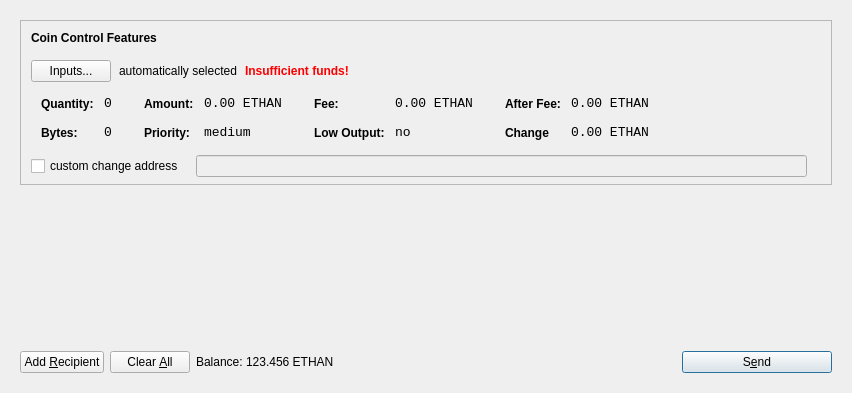
<?xml version="1.0" encoding="UTF-8"?>
<ui version="4.0">
 <class>SendCoinsDialog</class>
 <widget class="QDialog" name="SendCoinsDialog">
  <property name="geometry">
   <rect>
    <x>0</x>
    <y>0</y>
    <width>849</width>
    <height>393</height>
   </rect>
  </property>
  <property name="windowTitle">
   <string>Send Coins</string>
  </property>
  <layout class="QVBoxLayout" name="verticalLayout">
   <item>
    <widget class="QFrame" name="frameMain">
     <layout class="QVBoxLayout" name="verticalLayout_3">
      <item>
       <widget class="QFrame" name="frameCoinControl">
        <property name="sizePolicy">
         <sizepolicy hsizetype="Expanding" vsizetype="Expanding">
          <horstretch>0</horstretch>
          <verstretch>0</verstretch>
         </sizepolicy>
        </property>
        <property name="maximumSize">
         <size>
          <width>16777215</width>
          <height>16777215</height>
         </size>
        </property>
        <property name="frameShape">
         <enum>QFrame::StyledPanel</enum>
        </property>
        <property name="frameShadow">
         <enum>QFrame::Sunken</enum>
        </property>
        <layout class="QVBoxLayout" name="verticalLayoutCoinControl2">
         <property name="spacing">
          <number>6</number>
         </property>
         <property name="leftMargin">
          <number>0</number>
         </property>
         <property name="topMargin">
          <number>0</number>
         </property>
         <property name="rightMargin">
          <number>0</number>
         </property>
         <property name="bottomMargin">
          <number>6</number>
         </property>
         <item>
          <layout class="QVBoxLayout" name="verticalLayoutCoinControl" stretch="0,0,0,0,1">
           <property name="spacing">
            <number>0</number>
           </property>
           <property name="leftMargin">
            <number>10</number>
           </property>
           <property name="topMargin">
            <number>10</number>
           </property>
           <item>
            <layout class="QHBoxLayout" name="horizontalLayoutCoinControl1">
             <property name="bottomMargin">
              <number>15</number>
             </property>
             <item>
              <widget class="QLabel" name="labelCoinControlFeatures">
               <property name="sizePolicy">
                <sizepolicy hsizetype="Preferred" vsizetype="Maximum">
                 <horstretch>0</horstretch>
                 <verstretch>0</verstretch>
                </sizepolicy>
               </property>
               <property name="font">
                <font>
                 <weight>75</weight>
                 <bold>true</bold>
                </font>
               </property>
               <property name="styleSheet">
                <string notr="true">font-weight:bold;</string>
               </property>
               <property name="text">
                <string>Coin Control Features</string>
               </property>
              </widget>
             </item>
            </layout>
           </item>
           <item>
            <layout class="QHBoxLayout" name="horizontalLayoutCoinControl2" stretch="0,0,0,0">
             <property name="spacing">
              <number>8</number>
             </property>
             <property name="bottomMargin">
              <number>10</number>
             </property>
             <item>
              <widget class="QPushButton" name="pushButtonCoinControl">
               <property name="styleSheet">
                <string notr="true"/>
               </property>
               <property name="text">
                <string>Inputs...</string>
               </property>
              </widget>
             </item>
             <item>
              <widget class="QLabel" name="labelCoinControlAutomaticallySelected">
               <property name="text">
                <string>automatically selected</string>
               </property>
               <property name="margin">
                <number>5</number>
               </property>
              </widget>
             </item>
             <item>
              <widget class="QLabel" name="labelCoinControlInsuffFunds">
               <property name="font">
                <font>
                 <weight>75</weight>
                 <bold>true</bold>
                </font>
               </property>
               <property name="styleSheet">
                <string notr="true">color:red;font-weight:bold;</string>
               </property>
               <property name="text">
                <string>Insufficient funds!</string>
               </property>
               <property name="margin">
                <number>5</number>
               </property>
              </widget>
             </item>
             <item>
              <spacer name="horizontalSpacerCoinControl">
               <property name="orientation">
                <enum>Qt::Horizontal</enum>
               </property>
               <property name="sizeHint" stdset="0">
                <size>
                 <width>40</width>
                 <height>1</height>
                </size>
               </property>
              </spacer>
             </item>
            </layout>
           </item>
           <item>
            <widget class="QWidget" name="widgetCoinControl" native="true">
             <property name="sizePolicy">
              <sizepolicy hsizetype="Preferred" vsizetype="Preferred">
               <horstretch>0</horstretch>
               <verstretch>0</verstretch>
              </sizepolicy>
             </property>
             <property name="minimumSize">
              <size>
               <width>0</width>
               <height>0</height>
              </size>
             </property>
             <property name="styleSheet">
              <string notr="true"/>
             </property>
             <layout class="QHBoxLayout" name="horizontalLayoutCoinControl5">
              <property name="leftMargin">
               <number>0</number>
              </property>
              <property name="topMargin">
               <number>0</number>
              </property>
              <property name="rightMargin">
               <number>0</number>
              </property>
              <property name="bottomMargin">
               <number>0</number>
              </property>
              <item>
               <layout class="QHBoxLayout" name="horizontalLayoutCoinControl3" stretch="0,0,0,1">
                <property name="spacing">
                 <number>20</number>
                </property>
                <property name="topMargin">
                 <number>0</number>
                </property>
                <property name="bottomMargin">
                 <number>10</number>
                </property>
                <item>
                 <layout class="QFormLayout" name="formLayoutCoinControl1">
                  <property name="horizontalSpacing">
                   <number>10</number>
                  </property>
                  <property name="verticalSpacing">
                   <number>14</number>
                  </property>
                  <property name="leftMargin">
                   <number>10</number>
                  </property>
                  <property name="topMargin">
                   <number>4</number>
                  </property>
                  <property name="rightMargin">
                   <number>6</number>
                  </property>
                  <item row="0" column="0">
                   <widget class="QLabel" name="labelCoinControlQuantityText">
                    <property name="styleSheet">
                     <string notr="true">font-weight:bold;</string>
                    </property>
                    <property name="text">
                     <string>Quantity:</string>
                    </property>
                    <property name="margin">
                     <number>0</number>
                    </property>
                   </widget>
                  </item>
                  <item row="0" column="1">
                   <widget class="QLabel" name="labelCoinControlQuantity">
                    <property name="font">
                     <font>
                      <family>Monospace</family>
                      <pointsize>10</pointsize>
                     </font>
                    </property>
                    <property name="cursor">
                     <cursorShape>IBeamCursor</cursorShape>
                    </property>
                    <property name="contextMenuPolicy">
                     <enum>Qt::ActionsContextMenu</enum>
                    </property>
                    <property name="text">
                     <string>0</string>
                    </property>
                    <property name="margin">
                     <number>0</number>
                    </property>
                    <property name="textInteractionFlags">
                     <set>Qt::LinksAccessibleByMouse|Qt::TextSelectableByKeyboard|Qt::TextSelectableByMouse</set>
                    </property>
                   </widget>
                  </item>
                  <item row="1" column="0">
                   <widget class="QLabel" name="labelCoinControlBytesText">
                    <property name="styleSheet">
                     <string notr="true">font-weight:bold;</string>
                    </property>
                    <property name="text">
                     <string>Bytes:</string>
                    </property>
                   </widget>
                  </item>
                  <item row="1" column="1">
                   <widget class="QLabel" name="labelCoinControlBytes">
                    <property name="font">
                     <font>
                      <family>Monospace</family>
                      <pointsize>10</pointsize>
                     </font>
                    </property>
                    <property name="cursor">
                     <cursorShape>IBeamCursor</cursorShape>
                    </property>
                    <property name="contextMenuPolicy">
                     <enum>Qt::ActionsContextMenu</enum>
                    </property>
                    <property name="text">
                     <string>0</string>
                    </property>
                    <property name="textInteractionFlags">
                     <set>Qt::LinksAccessibleByMouse|Qt::TextSelectableByKeyboard|Qt::TextSelectableByMouse</set>
                    </property>
                   </widget>
                  </item>
                 </layout>
                </item>
                <item>
                 <layout class="QFormLayout" name="formLayoutCoinControl2">
                  <property name="horizontalSpacing">
                   <number>10</number>
                  </property>
                  <property name="verticalSpacing">
                   <number>14</number>
                  </property>
                  <property name="leftMargin">
                   <number>6</number>
                  </property>
                  <property name="topMargin">
                   <number>4</number>
                  </property>
                  <property name="rightMargin">
                   <number>6</number>
                  </property>
                  <item row="0" column="0">
                   <widget class="QLabel" name="labelCoinControlAmountText">
                    <property name="styleSheet">
                     <string notr="true">font-weight:bold;</string>
                    </property>
                    <property name="text">
                     <string>Amount:</string>
                    </property>
                    <property name="margin">
                     <number>0</number>
                    </property>
                   </widget>
                  </item>
                  <item row="0" column="1">
                   <widget class="QLabel" name="labelCoinControlAmount">
                    <property name="font">
                     <font>
                      <family>Monospace</family>
                      <pointsize>10</pointsize>
                     </font>
                    </property>
                    <property name="cursor">
                     <cursorShape>IBeamCursor</cursorShape>
                    </property>
                    <property name="contextMenuPolicy">
                     <enum>Qt::ActionsContextMenu</enum>
                    </property>
                    <property name="text">
                     <string>0.00 ETHAN</string>
                    </property>
                    <property name="textInteractionFlags">
                     <set>Qt::LinksAccessibleByMouse|Qt::TextSelectableByKeyboard|Qt::TextSelectableByMouse</set>
                    </property>
                   </widget>
                  </item>
                  <item row="1" column="0">
                   <widget class="QLabel" name="labelCoinControlPriorityText">
                    <property name="styleSheet">
                     <string notr="true">font-weight:bold;</string>
                    </property>
                    <property name="text">
                     <string>Priority:</string>
                    </property>
                   </widget>
                  </item>
                  <item row="1" column="1">
                   <widget class="QLabel" name="labelCoinControlPriority">
                    <property name="font">
                     <font>
                      <family>Monospace</family>
                      <pointsize>10</pointsize>
                     </font>
                    </property>
                    <property name="cursor">
                     <cursorShape>IBeamCursor</cursorShape>
                    </property>
                    <property name="contextMenuPolicy">
                     <enum>Qt::ActionsContextMenu</enum>
                    </property>
                    <property name="text">
                     <string>medium</string>
                    </property>
                    <property name="textInteractionFlags">
                     <set>Qt::LinksAccessibleByMouse|Qt::TextSelectableByKeyboard|Qt::TextSelectableByMouse</set>
                    </property>
                   </widget>
                  </item>
                 </layout>
                </item>
                <item>
                 <layout class="QFormLayout" name="formLayoutCoinControl3">
                  <property name="horizontalSpacing">
                   <number>10</number>
                  </property>
                  <property name="verticalSpacing">
                   <number>14</number>
                  </property>
                  <property name="leftMargin">
                   <number>6</number>
                  </property>
                  <property name="topMargin">
                   <number>4</number>
                  </property>
                  <property name="rightMargin">
                   <number>6</number>
                  </property>
                  <item row="0" column="0">
                   <widget class="QLabel" name="labelCoinControlFeeText">
                    <property name="styleSheet">
                     <string notr="true">font-weight:bold;</string>
                    </property>
                    <property name="text">
                     <string>Fee:</string>
                    </property>
                    <property name="margin">
                     <number>0</number>
                    </property>
                   </widget>
                  </item>
                  <item row="0" column="1">
                   <widget class="QLabel" name="labelCoinControlFee">
                    <property name="font">
                     <font>
                      <family>Monospace</family>
                      <pointsize>10</pointsize>
                     </font>
                    </property>
                    <property name="cursor">
                     <cursorShape>IBeamCursor</cursorShape>
                    </property>
                    <property name="contextMenuPolicy">
                     <enum>Qt::ActionsContextMenu</enum>
                    </property>
                    <property name="text">
                     <string>0.00 ETHAN</string>
                    </property>
                    <property name="textInteractionFlags">
                     <set>Qt::LinksAccessibleByMouse|Qt::TextSelectableByKeyboard|Qt::TextSelectableByMouse</set>
                    </property>
                   </widget>
                  </item>
                  <item row="1" column="0">
                   <widget class="QLabel" name="labelCoinControlLowOutputText">
                    <property name="styleSheet">
                     <string notr="true">font-weight:bold;</string>
                    </property>
                    <property name="text">
                     <string>Low Output:</string>
                    </property>
                   </widget>
                  </item>
                  <item row="1" column="1">
                   <widget class="QLabel" name="labelCoinControlLowOutput">
                    <property name="font">
                     <font>
                      <family>Monospace</family>
                      <pointsize>10</pointsize>
                     </font>
                    </property>
                    <property name="cursor">
                     <cursorShape>IBeamCursor</cursorShape>
                    </property>
                    <property name="contextMenuPolicy">
                     <enum>Qt::ActionsContextMenu</enum>
                    </property>
                    <property name="text">
                     <string>no</string>
                    </property>
                    <property name="textInteractionFlags">
                     <set>Qt::LinksAccessibleByMouse|Qt::TextSelectableByKeyboard|Qt::TextSelectableByMouse</set>
                    </property>
                   </widget>
                  </item>
                 </layout>
                </item>
                <item>
                 <layout class="QFormLayout" name="formLayoutCoinControl4">
                  <property name="horizontalSpacing">
                   <number>10</number>
                  </property>
                  <property name="verticalSpacing">
                   <number>14</number>
                  </property>
                  <property name="leftMargin">
                   <number>6</number>
                  </property>
                  <property name="topMargin">
                   <number>4</number>
                  </property>
                  <property name="rightMargin">
                   <number>6</number>
                  </property>
                  <item row="0" column="0">
                   <widget class="QLabel" name="labelCoinControlAfterFeeText">
                    <property name="styleSheet">
                     <string notr="true">font-weight:bold;</string>
                    </property>
                    <property name="text">
                     <string>After Fee:</string>
                    </property>
                    <property name="margin">
                     <number>0</number>
                    </property>
                   </widget>
                  </item>
                  <item row="0" column="1">
                   <widget class="QLabel" name="labelCoinControlAfterFee">
                    <property name="font">
                     <font>
                      <family>Monospace</family>
                      <pointsize>10</pointsize>
                     </font>
                    </property>
                    <property name="cursor">
                     <cursorShape>IBeamCursor</cursorShape>
                    </property>
                    <property name="contextMenuPolicy">
                     <enum>Qt::ActionsContextMenu</enum>
                    </property>
                    <property name="text">
                     <string>0.00 ETHAN</string>
                    </property>
                    <property name="textInteractionFlags">
                     <set>Qt::LinksAccessibleByMouse|Qt::TextSelectableByKeyboard|Qt::TextSelectableByMouse</set>
                    </property>
                   </widget>
                  </item>
                  <item row="1" column="0">
                   <widget class="QLabel" name="labelCoinControlChangeText">
                    <property name="styleSheet">
                     <string notr="true">font-weight:bold;</string>
                    </property>
                    <property name="text">
                     <string>Change</string>
                    </property>
                   </widget>
                  </item>
                  <item row="1" column="1">
                   <widget class="QLabel" name="labelCoinControlChange">
                    <property name="font">
                     <font>
                      <family>Monospace</family>
                      <pointsize>10</pointsize>
                     </font>
                    </property>
                    <property name="cursor">
                     <cursorShape>IBeamCursor</cursorShape>
                    </property>
                    <property name="contextMenuPolicy">
                     <enum>Qt::ActionsContextMenu</enum>
                    </property>
                    <property name="text">
                     <string>0.00 ETHAN</string>
                    </property>
                    <property name="textInteractionFlags">
                     <set>Qt::LinksAccessibleByMouse|Qt::TextSelectableByKeyboard|Qt::TextSelectableByMouse</set>
                    </property>
                   </widget>
                  </item>
                 </layout>
                </item>
               </layout>
              </item>
             </layout>
            </widget>
           </item>
           <item>
            <layout class="QHBoxLayout" name="horizontalLayoutCoinControl4" stretch="0,0,0">
             <property name="spacing">
              <number>12</number>
             </property>
             <property name="sizeConstraint">
              <enum>QLayout::SetDefaultConstraint</enum>
             </property>
             <property name="topMargin">
              <number>5</number>
             </property>
             <property name="rightMargin">
              <number>5</number>
             </property>
             <item>
              <widget class="QCheckBox" name="checkBoxCoinControlChange">
               <property name="text">
                <string>custom change address</string>
               </property>
              </widget>
             </item>
             <item>
              <widget class="QLineEdit" name="lineEditCoinControlChange">
               <property name="enabled">
                <bool>false</bool>
               </property>
               <property name="sizePolicy">
                <sizepolicy hsizetype="Expanding" vsizetype="Fixed">
                 <horstretch>0</horstretch>
                 <verstretch>0</verstretch>
                </sizepolicy>
               </property>
              </widget>
             </item>
             <item>
              <widget class="QLabel" name="labelCoinControlChangeLabel">
               <property name="sizePolicy">
                <sizepolicy hsizetype="Preferred" vsizetype="Expanding">
                 <horstretch>0</horstretch>
                 <verstretch>0</verstretch>
                </sizepolicy>
               </property>
               <property name="minimumSize">
                <size>
                 <width>0</width>
                 <height>0</height>
                </size>
               </property>
               <property name="text">
                <string/>
               </property>
               <property name="margin">
                <number>3</number>
               </property>
              </widget>
             </item>
            </layout>
           </item>
           <item>
            <spacer name="verticalSpacerCoinControl">
             <property name="orientation">
              <enum>Qt::Vertical</enum>
             </property>
             <property name="sizeHint" stdset="0">
              <size>
               <width>800</width>
               <height>1</height>
              </size>
             </property>
            </spacer>
           </item>
          </layout>
         </item>
        </layout>
       </widget>
      </item>
      <item>
       <widget class="QScrollArea" name="scrollArea">
        <property name="frameShape">
         <enum>QFrame::NoFrame</enum>
        </property>
        <property name="widgetResizable">
         <bool>true</bool>
        </property>
        <widget class="QWidget" name="scrollAreaWidgetContents">
         <property name="geometry">
          <rect>
           <x>0</x>
           <y>0</y>
           <width>813</width>
           <height>148</height>
          </rect>
         </property>
         <layout class="QVBoxLayout" name="verticalLayout_2">
          <property name="leftMargin">
           <number>0</number>
          </property>
          <property name="topMargin">
           <number>0</number>
          </property>
          <property name="rightMargin">
           <number>0</number>
          </property>
          <property name="bottomMargin">
           <number>0</number>
          </property>
          <item>
           <layout class="QVBoxLayout" name="entries">
            <property name="spacing">
             <number>6</number>
            </property>
           </layout>
          </item>
          <item>
           <spacer name="verticalSpacer">
            <property name="orientation">
             <enum>Qt::Vertical</enum>
            </property>
            <property name="sizeHint" stdset="0">
             <size>
              <width>20</width>
              <height>40</height>
             </size>
            </property>
           </spacer>
          </item>
         </layout>
        </widget>
       </widget>
      </item>
      <item>
       <layout class="QHBoxLayout" name="horizontalLayout">
        <item>
         <widget class="QPushButton" name="addButton">
          <property name="toolTip">
           <string>Send to multiple recipients at once</string>
          </property>
          <property name="text">
           <string>Add &amp;Recipient</string>
          </property>
          <property name="icon">
           <iconset resource="../ethan.qrc">
            <normaloff>:/icons/add</normaloff>:/icons/add</iconset>
          </property>
          <property name="autoDefault">
           <bool>false</bool>
          </property>
         </widget>
        </item>
        <item>
         <widget class="QPushButton" name="clearButton">
          <property name="sizePolicy">
           <sizepolicy hsizetype="Minimum" vsizetype="Fixed">
            <horstretch>0</horstretch>
            <verstretch>0</verstretch>
           </sizepolicy>
          </property>
          <property name="toolTip">
           <string>Remove all transaction fields</string>
          </property>
          <property name="text">
           <string>Clear &amp;All</string>
          </property>
          <property name="icon">
           <iconset resource="../ethan.qrc">
            <normaloff>:/icons/remove</normaloff>:/icons/remove</iconset>
          </property>
          <property name="autoRepeatDelay">
           <number>300</number>
          </property>
          <property name="autoDefault">
           <bool>false</bool>
          </property>
         </widget>
        </item>
        <item>
         <layout class="QHBoxLayout" name="horizontalLayout_2">
          <property name="spacing">
           <number>3</number>
          </property>
          <item>
           <widget class="QLabel" name="label">
            <property name="sizePolicy">
             <sizepolicy hsizetype="Preferred" vsizetype="Fixed">
              <horstretch>0</horstretch>
              <verstretch>0</verstretch>
             </sizepolicy>
            </property>
            <property name="text">
             <string>Balance:</string>
            </property>
           </widget>
          </item>
          <item>
           <widget class="QLabel" name="labelBalance">
            <property name="sizePolicy">
             <sizepolicy hsizetype="Preferred" vsizetype="Fixed">
              <horstretch>0</horstretch>
              <verstretch>0</verstretch>
             </sizepolicy>
            </property>
            <property name="cursor">
             <cursorShape>IBeamCursor</cursorShape>
            </property>
            <property name="text">
             <string>123.456 ETHAN</string>
            </property>
            <property name="textInteractionFlags">
             <set>Qt::LinksAccessibleByMouse|Qt::TextSelectableByKeyboard|Qt::TextSelectableByMouse</set>
            </property>
           </widget>
          </item>
         </layout>
        </item>
        <item>
         <spacer name="horizontalSpacer">
          <property name="orientation">
           <enum>Qt::Horizontal</enum>
          </property>
          <property name="sizeHint" stdset="0">
           <size>
            <width>40</width>
            <height>20</height>
           </size>
          </property>
         </spacer>
        </item>
        <item>
         <widget class="QPushButton" name="sendButton">
          <property name="minimumSize">
           <size>
            <width>150</width>
            <height>0</height>
           </size>
          </property>
          <property name="toolTip">
           <string>Confirm the send action</string>
          </property>
          <property name="text">
           <string>S&amp;end</string>
          </property>
          <property name="icon">
           <iconset resource="../ethan.qrc">
            <normaloff>:/icons/send</normaloff>:/icons/send</iconset>
          </property>
          <property name="default">
           <bool>true</bool>
          </property>
         </widget>
        </item>
       </layout>
      </item>
     </layout>
     <zorder>scrollArea</zorder>
     <zorder>frameCoinControl</zorder>
     <zorder></zorder>
    </widget>
   </item>
  </layout>
 </widget>
 <resources>
  <include location="../ethan.qrc"/>
 </resources>
 <connections/>
</ui>
